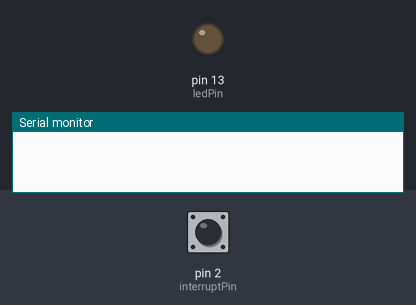
This sketch was run on a simulated Arduino Uno, built with avr-gcc and run on an emulated ATmega328P. Parts: output pins drawn as LEDs (lit = HIGH), the last lines printed to the serial monitor. The inputs (shaded band) are chosen by the test bench; at power-on: pin 2 (interruptPin) HIGH.

Above: at 1.2 s.
1.3 s: pin 2 (interruptPin) pulled LOW for 0.15 s
At 1.37 s:
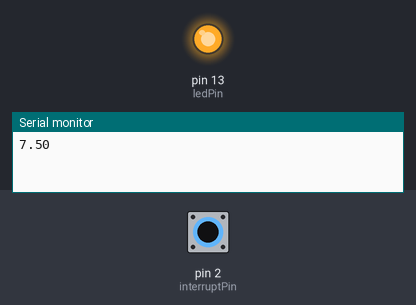
2.9 s: pin 2 (interruptPin) pulled LOW for 3.2 s
At 7.5 s:
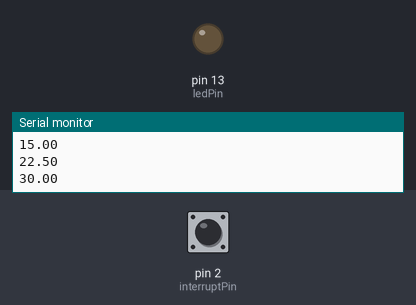
Timing chart, 0 to 9.0 s (numbered marks = the images above; inputs shaded):
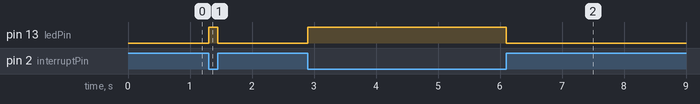

The sketch:

encoder.ino
```cpp
// (licence header left out)
/* This encoder test code is for PEC12R-4017F-N0024
 *
 */

const byte PULSES_PER_REV = 24;

const byte ledPin = 13;
const byte interruptPin = 2;
volatile byte state = LOW;
volatile uint16_t pulses = 0;
volatile bool changed = false;

void setup() {
    pinMode(ledPin, OUTPUT);
    pinMode(interruptPin, INPUT_PULLUP);
    attachInterrupt(digitalPinToInterrupt(interruptPin), blink, CHANGE);
    Serial.begin(9600);
}

void loop() {
    digitalWrite(ledPin, state);
    if (changed) {
        Serial.println(pulses * 360.0 / (24.0 * 2));
        changed = false;
    }
}

void blink() {
    state = !state;
    pulses++;
    changed = true;
}
```

Measured:
- after the input at 1.3 s, pin 13 (ledPin): LOW → HIGH at once, → LOW 0.15 s later
- after the input at 2.9 s, pin 13 (ledPin): LOW → HIGH at once, → LOW 3.2 s later
